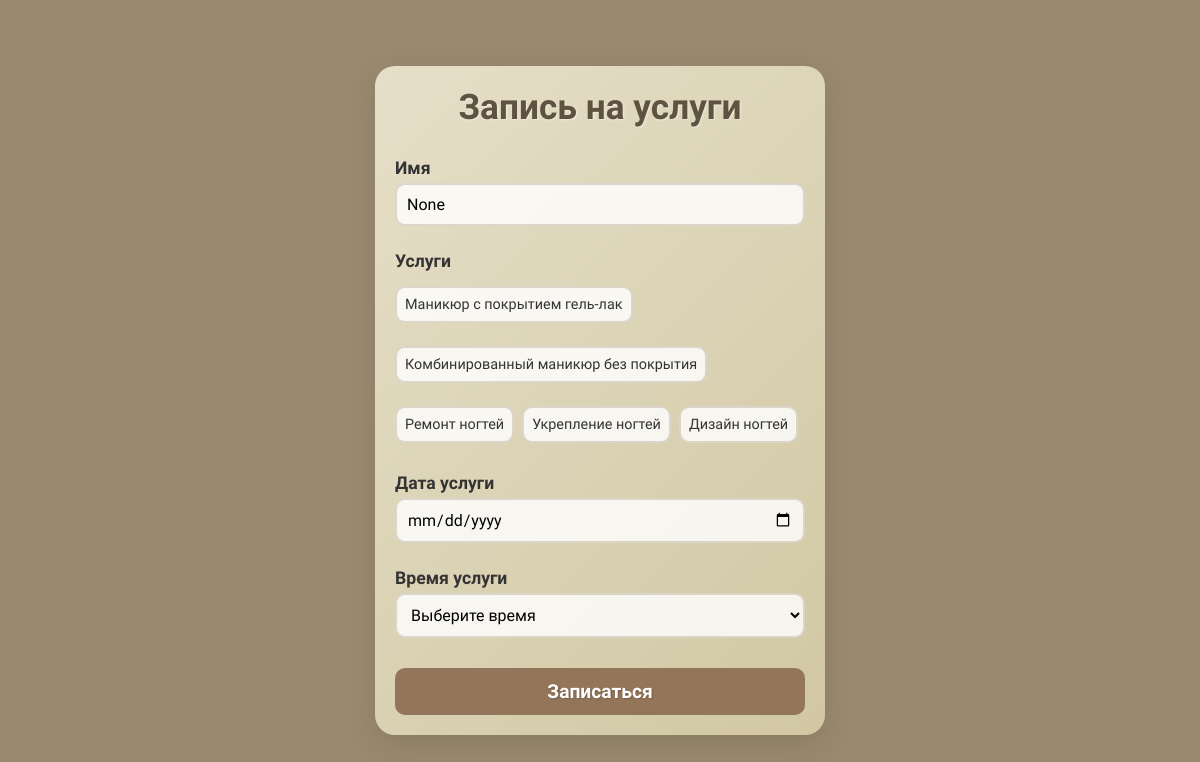
The app's page /form, older data.
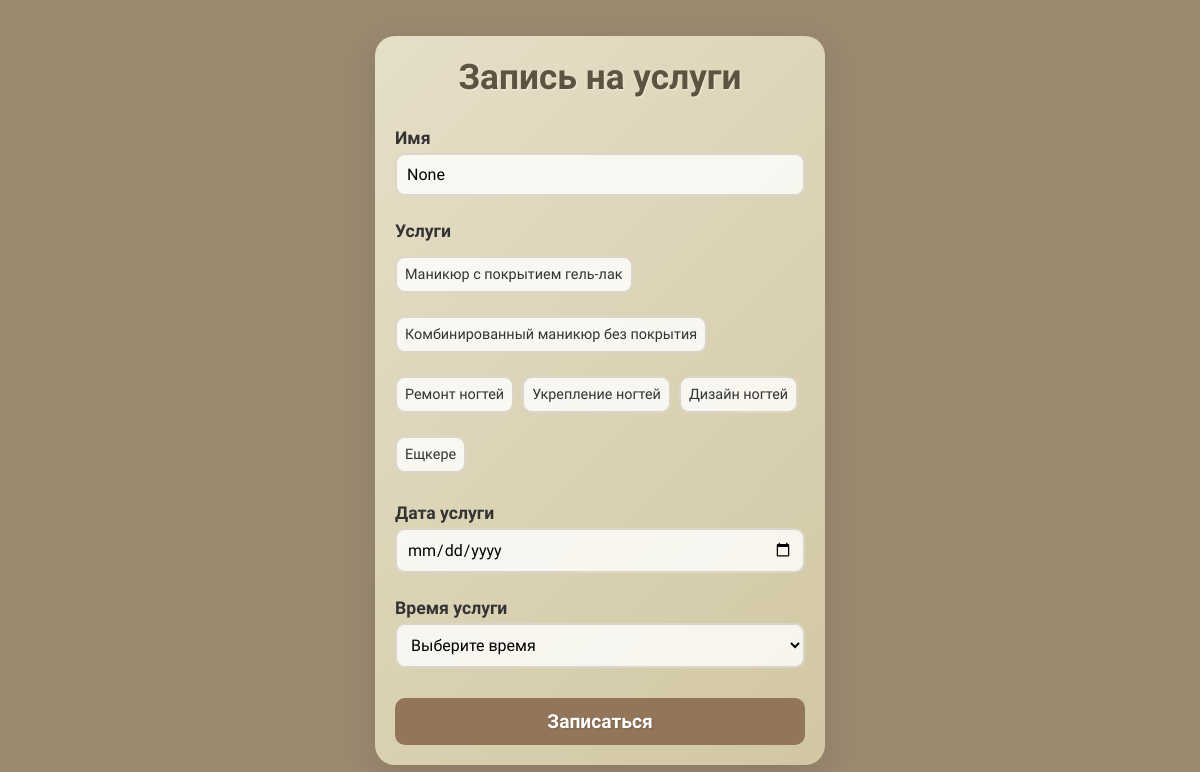
The same page, newer data.
### src/models.py (models this page shows)
class Service(Base):
    __tablename__ = "services"
    id = Column(Integer, primary_key=True, index=True)
    name = Column(String, nullable=False)
    description = Column(String, nullable=True)
    price = Column(Integer, nullable=False)
    image_url = Column(String, nullable=True)
    is_price_from = Column(Boolean, default=False)
    appointments = relationship('Appointment', secondary='appointment_service_association', back_populates='services')

### src/pages/router.py (the view)
@router.get("/form", response_class=HTMLResponse)
async def get_service_form(request: Request, user_id: int = None, first_name: str = None):
    with get_db() as db:
        services = db.query(Service).all()
    data_page = {"request": request,
                 "user_id": user_id,
                 "first_name": first_name,
                 "title": "Запись на маникюр - Бот",
                 "services": services}
    return templates.TemplateResponse("form.html", data_page)

### src/database/db.py (called while the page is built)
@contextmanager
def get_db():
    db = SessionLocal()
    try:
        yield db
    finally:
        db.close()

### src/templates/form.html (shortened to what this page needs)
{% extends "base.html" %}
{% block styles %}
<link rel="stylesheet" href="/static/css/form.css">
{% endblock %}
{% block content %}
<div class="container">
    <h1>Запись на услуги</h1>
    <form id="appointment-form">
            <label for="name">Имя</label>
            <input type="text" id="name" name="name" value="{{ first_name }}" required placeholder="Введите ваше имя">
            <label>Услуги</label>
            <div class="services-container">
                {% for service in services %}
                <label for="{{ service.id }}" class="service-label">{{ service.name }}</label>
                {% endfor %}
            </div>
            <label for="date">Дата услуги</label>
            <input type="date" id="date" name="date" required>
            <label for="time">Время услуги</label>
            <select id="time" name="time" required>
                <option value="">Выберите время</option>
            </select>
        <button type="submit" class="btn">Записаться</button>
    </form>
</div>
{% endblock %}

Row changes from the older to the newer data that the page shows:
added Service: name "Ещкере"
